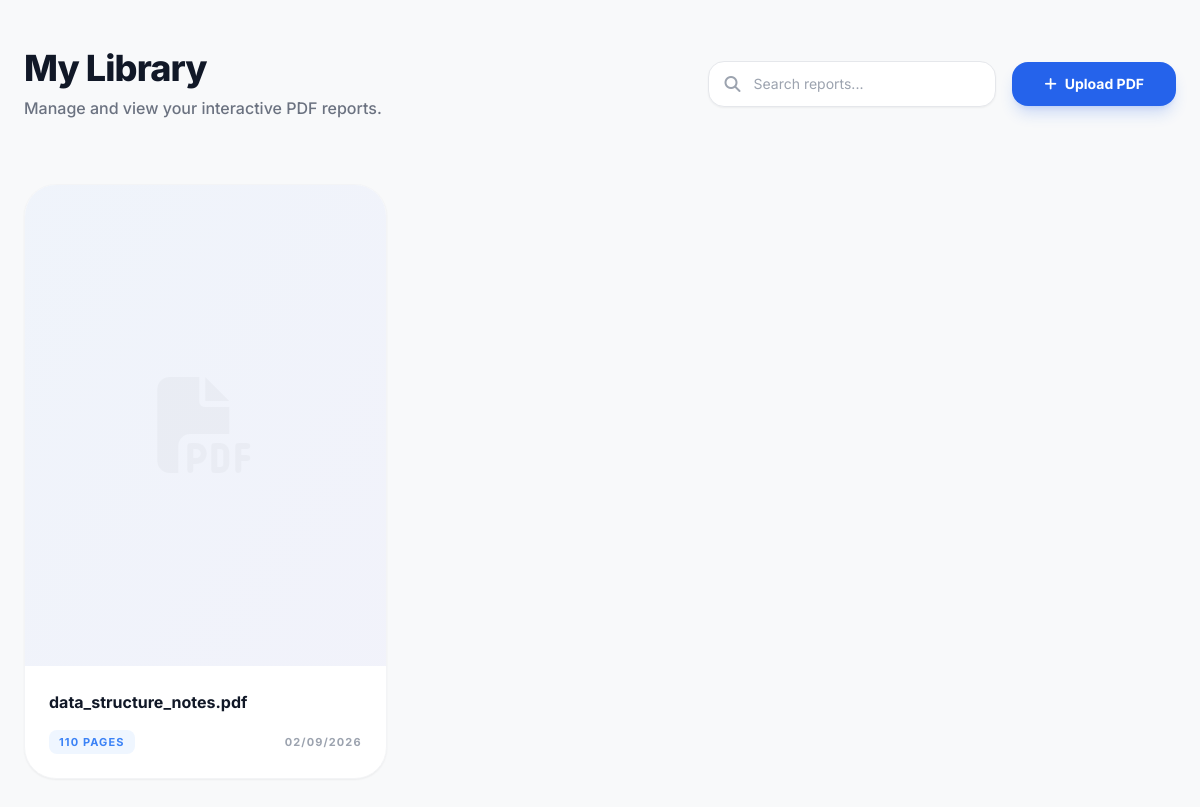
Before: / with the older database file.
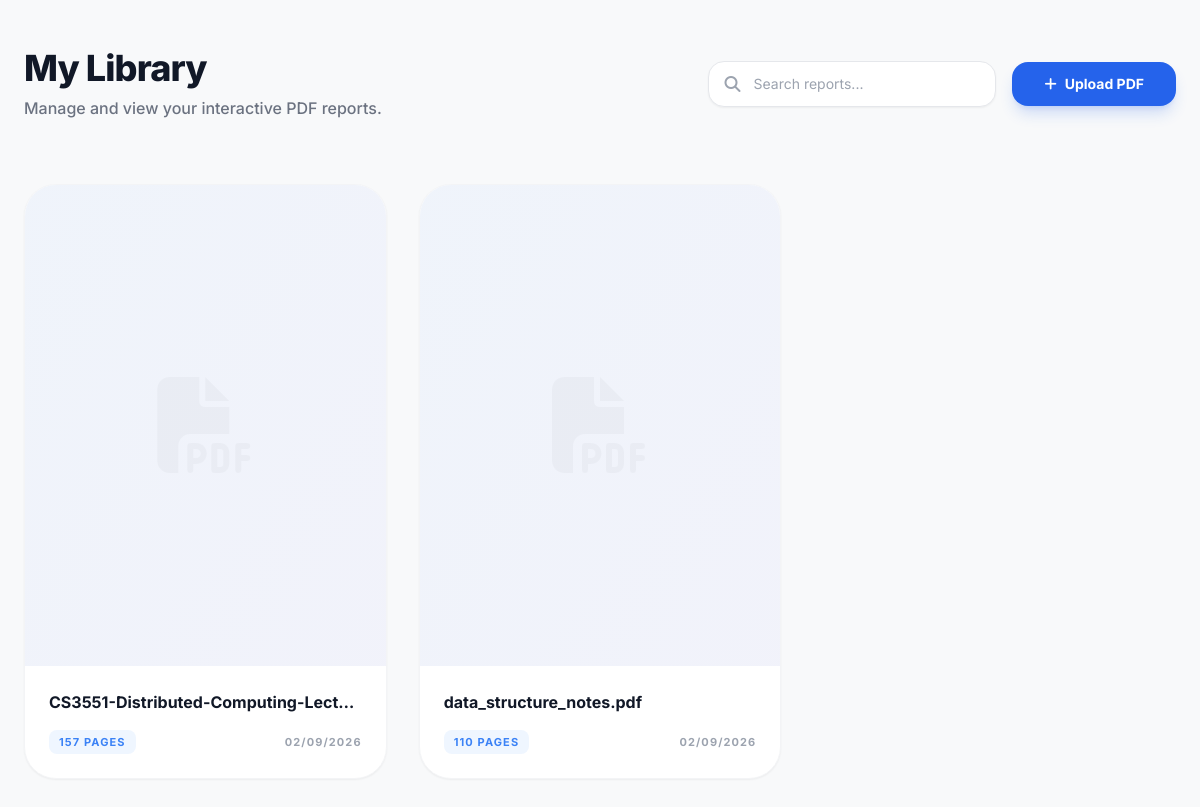
After: the same page with the newer database file.
### app.py (models this page shows)
class Book(db.Model):
    id = db.Column(db.Integer, primary_key=True)
    title = db.Column(db.String(255), nullable=False)
    filename = db.Column(db.String(255), nullable=False)
    page_count = db.Column(db.Integer)
    text_content = db.Column(db.Text, nullable=True)
    created_at = db.Column(db.DateTime, default=datetime.utcnow)
    notes = db.relationship('Note', backref='book', lazy=True, cascade="all, delete-orphan")
    highlights = db.relationship('Highlight', backref='book', lazy=True, cascade="all, delete-orphan")

### app.py (the view)
@app.route('/')
def index():
    books = Book.query.order_by(Book.created_at.desc()).all()
    return render_template('index.html', books=books)

### templates/index.html (shortened to what this page needs)
{% extends "base.html" %}
{% block content %}
<div class="animate-fade-in max-w-7xl mx-auto py-12 px-6">
    <header class="flex flex-col md:flex-row md:items-center justify-between gap-6 mb-16">
        <div>
            <h1 class="text-4xl font-extrabold tracking-tight text-gray-900 mb-2">My Library</h1>
            <p class="text-gray-500 font-medium">Manage and view your interactive PDF reports.</p>
        </div>
        <div class="flex items-center gap-4">
            <div class="relative hidden sm:block">
                <i class="fas fa-search absolute left-4 top-1/2 -translate-y-1/2 text-gray-400"></i>
                <input type="text" placeholder="Search reports..."
                    class="bg-white border border-gray-200 rounded-2xl pl-11 pr-6 py-3 text-sm text-gray-700 focus:outline-none focus:ring-4 focus:ring-blue-500/10 focus:border-blue-500 w-72 transition-all shadow-sm">
            </div>
            <button id="upload-trigger"
                class="px-8 py-3 bg-blue-600 hover:bg-blue-700 text-white text-sm font-bold rounded-2xl shadow-lg shadow-blue-600/20 transition-all flex items-center gap-2 active:scale-95">
                <i class="fas fa-plus"></i>
                Upload PDF
            </button>
        </div>
    </header>
    <div class="grid grid-cols-1 md:grid-cols-2 lg:grid-cols-3 xl:grid-cols-4 gap-8">
        {% for book in books %}
        <div
            class="bg-white rounded-[2rem] border border-gray-100 shadow-sm overflow-hidden group hover:shadow-xl hover:-translate-y-1 transition-all duration-300">
            <div class="aspect-[3/4] bg-gray-50 relative overflow-hidden">
                <div class="absolute inset-0 bg-gradient-to-br from-blue-500/5 to-indigo-500/5"></div>
                <div
                    class="absolute inset-0 flex items-center justify-center opacity-20 group-hover:scale-110 transition-transform duration-700">
                    <i class="fas fa-file-pdf text-8xl text-gray-300"></i>
                </div>
            </div>
            <div class="p-6">
                <div class="flex items-start justify-between gap-3 mb-4">
                    <h4 class="text-gray-900 font-bold truncate flex-1 hover:text-blue-600 transition-colors"
                        title="{{ book.title }}">
                        {{ book.title }}
                    </h4>
                </div>
                <div class="flex items-center justify-between text-[11px] font-bold uppercase tracking-widest">
                    <span class="text-blue-500 bg-blue-50 px-2.5 py-1 rounded-lg">
                        {{ book.page_count }} Pages
                    </span>
                    <span class="text-gray-400">
                        {{ book.created_at.strftime('%m/%d/%Y') }}
                    </span>
                </div>
            </div>
        </div>
        {% endfor %}
    </div>
</div>
{% endblock %}

### templates/base.html (shortened to what this page needs)
<!DOCTYPE html>
<html lang="en">
<head>
    <script src="https://cdn.tailwindcss.com"></script>
    <link rel="stylesheet" href="https://cdnjs.cloudflare.com/ajax/libs/font-awesome/6.4.0/css/all.min.css">
</head>
<body class="font-sans antialiased">
    <div class="min-h-screen">
        <main class="w-full">
            {% block content %}{% endblock %}
        </main>
    </div>
</body>
</html>

### templates/base.html (style rules this page uses)
body { background-color: #f8f9fa; color: #333; }
.animate-fade-in { animation: fadeIn 0.5s ease-out forwards; }

Changed rows visible on the page:
added Book: title "CS3551-Distributed-Computing-Lect…", page_count "157", created_at "02/09/2026"
